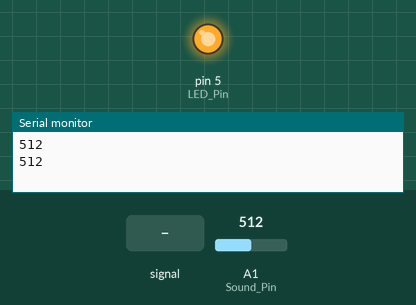
Recording of a sketch running on a simulated Arduino Uno, built with avr-gcc and run on an emulated ATmega328P. Shown: output pins drawn as LEDs (lit = HIGH), the last lines printed to the serial monitor. The inputs (shaded band) are chosen by the test bench; at power-on: A1 (Sound_Pin) = 512.

Above: at 3.9 s.
4.0 s: A1 (Sound_Pin) set to 490
At 7.5 s:
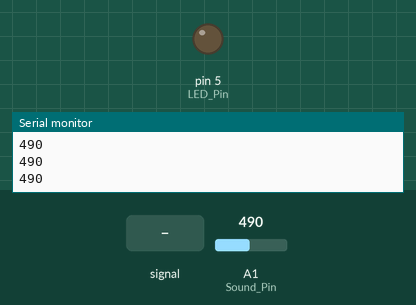
8.0 s: A1 (Sound_Pin) fed a 200 Hz sine of ±81 counts around its level
At 9.2 s:
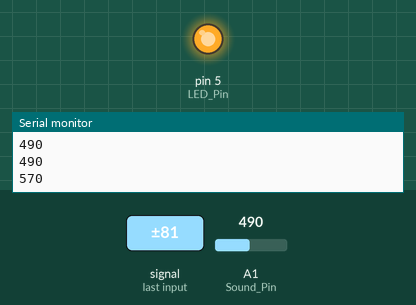
15.7 s: A1 (Sound_Pin) set to 306
At 18.6 s:
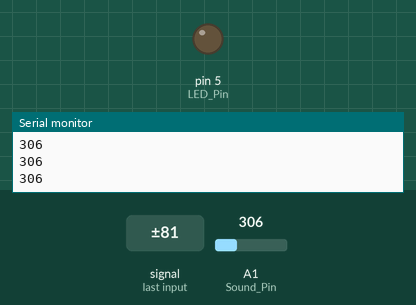
19.7 s: A1 (Sound_Pin) set to 492
23.7 s: A1 (Sound_Pin) set to 515
At 24.2 s:
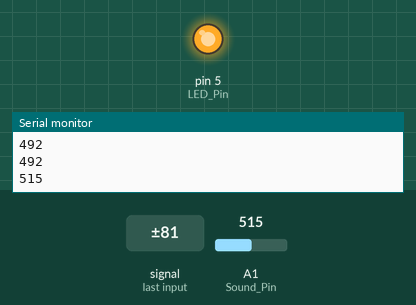
Timing chart, 0 to 31.4 s (numbered marks = the images above; inputs shaded):
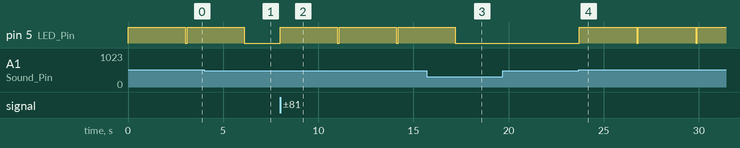

The sketch:

2_Sound.ino
```cpp
const int Sound_Pin = A1;     // Pin for sound sensor
const int LED_Pin = 5;        // Pin for LED

void setup() {
  Serial.begin(115200);       // Initialize serial communication
  pinMode(LED_Pin, OUTPUT);   // Set LED pin as output
}

void loop() {
  int val = analogRead(Sound_Pin);  // Read sound sensor value (0~1023)
  Serial.println(val);              // Print value to serial monitor

  // Check if the value exceeds the sound threshold
  if (val > 500) {
    digitalWrite(LED_Pin, HIGH);    // Turn on LED
    delay(3000);                    // Keep LED on for 3 seconds
    digitalWrite(LED_Pin, LOW);     // Turn off LED
  }

  delay(100);                       // Sampling delay
}
```

Measured:
- the behaviour switches between 500 and 501 on A1 (Sound_Pin) (found by bisection; images 3 and 4)
- after the input at 4.0 s, pin 5 (LED_Pin): goes on until 6.1 s, then stays LOW
- after the input at 8.0 s, pin 5 (LED_Pin): alternates HIGH for 3.0 s and LOW for 0.10 s, starting at once
- after the input at 15.7 s, pin 5 (LED_Pin): goes on until 17.2 s, then stays LOW
- after the input at 23.7 s, pin 5 (LED_Pin): alternates HIGH for 3.0 s and LOW for 0.10 s, starting at once
